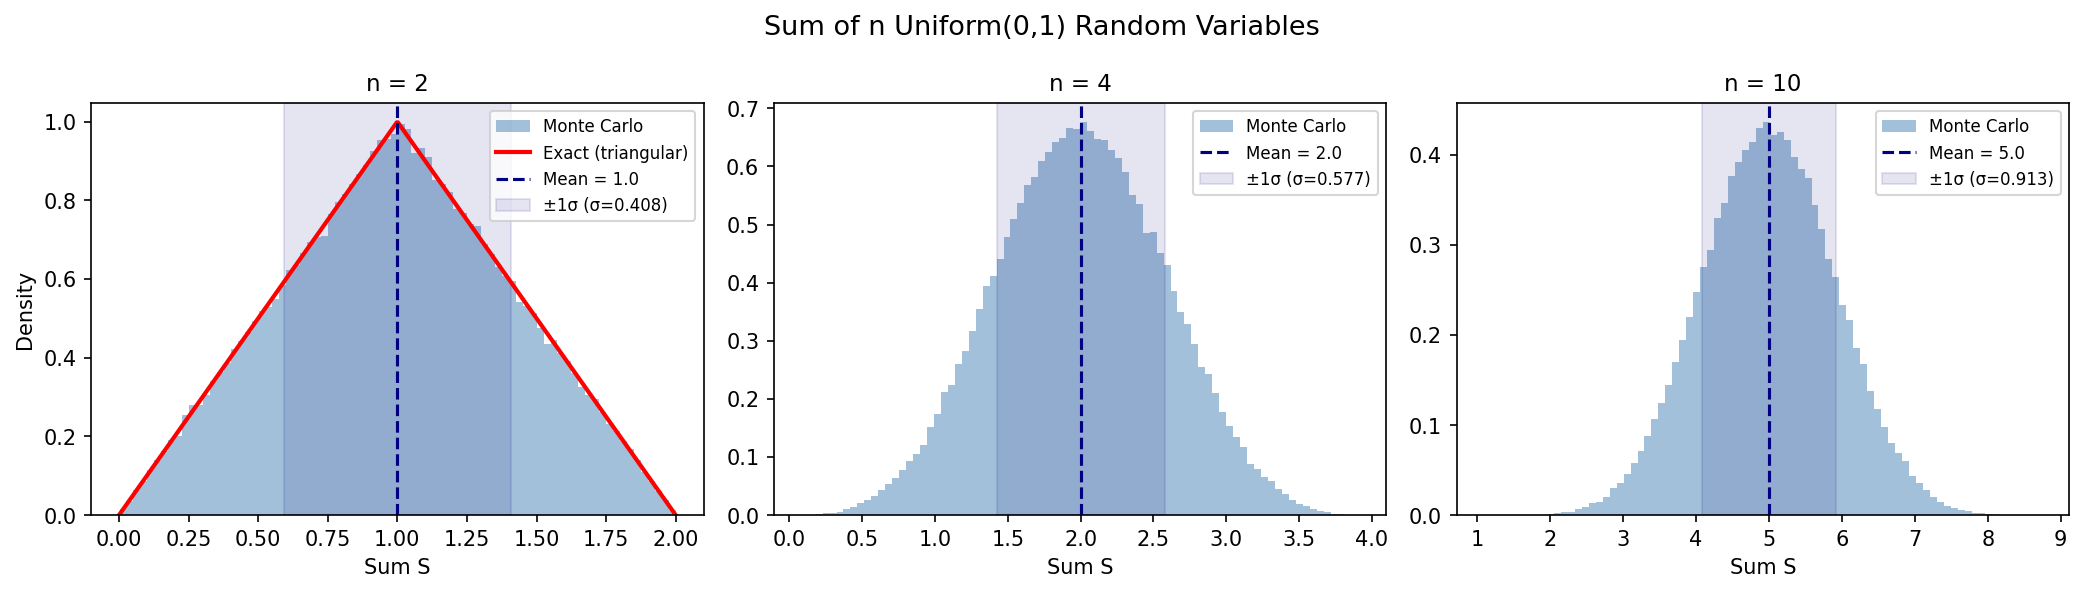

Reproduce this figure in Python.
"""
Lecture 01 — Sum of Uniform Random Variables (Irwin-Hall Distribution)
=======================================================================
Topic:
    When you add n independent Uniform(0,1) random variables together, the
    resulting distribution is called the Irwin-Hall distribution. This script:

    1. Derives and plots the *exact* analytical PDF for n=2 (a triangle).
    2. Uses Monte Carlo simulation to verify the result for n=2, 4, and 10.
    3. Illustrates the Central Limit Theorem (CLT): as n grows, the sum
       increasingly resembles a Normal distribution.

Finance relevance:
    - Random walks and asset-return models often aggregate many small,
      independent shocks. Understanding how sums of random variables behave
      is foundational to option pricing, risk modelling, and portfolio theory.
    - Monte Carlo simulation is one of the most widely used tools in
      quantitative finance (VaR, option pricing, stress testing).

Key concepts:
    - Convolution of PDFs
    - Irwin-Hall distribution
    - Central Limit Theorem (CLT)
    - Monte Carlo method
"""

import numpy as np
import matplotlib.pyplot as plt
from scipy.stats import uniform  # available if needed for further extensions


# ─────────────────────────────────────────────────────────────────────────────
# 1. Analytical triangular PDF for sum of two Uniform(0,1) variables
# ─────────────────────────────────────────────────────────────────────────────

def triangular_pdf(s: np.ndarray) -> np.ndarray:
    """
    Exact PDF of S = X1 + X2 where X1, X2 ~ Uniform(0, 1) i.i.d.

    Derivation (convolution):
        f_S(s) = integral_{-inf}^{inf} f_X(x) * f_X(s - x) dx

        Since each f_X is 1 on [0,1] and 0 elsewhere, the integrand is 1
        only when both x in [0,1] and (s-x) in [0,1], i.e. x in [max(0,s-1),
        min(1,s)]. Evaluating the length of that interval gives:

            f_S(s) = s         for 0 <= s <= 1   (rising ramp)
            f_S(s) = 2 - s     for 1 <  s <= 2   (falling ramp)
            f_S(s) = 0         otherwise

        The result is a symmetric triangle on [0, 2] with peak f_S(1) = 1.
        This is the Irwin-Hall PDF for n=2.

    Parameters
    ----------
    s : np.ndarray
        Array of evaluation points (typically linspace over [0, 2]).

    Returns
    -------
    np.ndarray
        PDF values at each point in s.
    """
    pdf = np.zeros_like(s, dtype=float)  # start with zeros (handles tails automatically)

    # Rising ramp: probability mass accumulates linearly as s increases from 0 to 1
    mask1 = (s >= 0) & (s <= 1)
    pdf[mask1] = s[mask1]

    # Falling ramp: probability mass decreases linearly as s goes from 1 to 2
    mask2 = (s > 1) & (s <= 2)
    pdf[mask2] = 2.0 - s[mask2]

    return pdf


# ─────────────────────────────────────────────────────────────────────────────
# 2. Monte Carlo verification
# ─────────────────────────────────────────────────────────────────────────────

def simulate_uniform_sum(n_vars: int, n_samples: int = 100_000,
                         seed: int = 42) -> np.ndarray:
    """
    Simulate the sum S = X_1 + X_2 + ... + X_n, each X_i ~ Uniform(0, 1).

    Monte Carlo idea:
        Instead of computing the PDF analytically (which is hard for large n),
        we draw many random samples and let the empirical histogram approximate
        the true density. With enough samples, the histogram converges to the
        PDF by the Law of Large Numbers.

    Irwin-Hall properties (exact, for any n):
        Mean:     E[S] = n / 2
        Variance: Var[S] = n / 12
        Std dev:  σ = sqrt(n / 12)

    CLT implication:
        As n → ∞, (S - n/2) / sqrt(n/12)  →  N(0, 1) in distribution.
        Even for n=10, the histogram looks nearly Gaussian.

    Parameters
    ----------
    n_vars : int
        Number of Uniform(0,1) variables to sum (the 'n' in Irwin-Hall).
    n_samples : int
        Number of Monte Carlo draws (more = smoother histogram).
    seed : int
        Random seed for reproducibility.

    Returns
    -------
    np.ndarray
        1-D array of length n_samples, each entry is one realisation of S.
    """
    rng = np.random.default_rng(seed)  # modern NumPy RNG (preferred over np.random.seed)

    # Draw an (n_samples × n_vars) matrix of independent Uniform(0,1) values,
    # then sum across columns to get one S value per row.
    samples = rng.uniform(0, 1, size=(n_samples, n_vars))
    return samples.sum(axis=1)  # shape: (n_samples,)


# ─────────────────────────────────────────────────────────────────────────────
# 3. Plot: analytical vs Monte Carlo for n = 2, 4, 10
# ─────────────────────────────────────────────────────────────────────────────

# Three side-by-side panels, one per value of n
fig, axes = plt.subplots(1, 3, figsize=(14, 4))
fig.suptitle("Sum of n Uniform(0,1) Random Variables", fontsize=13)

for ax, n in zip(axes, [2, 4, 10]):

    # ── Monte Carlo simulation ──────────────────────────────────────────────
    samples = simulate_uniform_sum(n_vars=n, n_samples=200_000)

    # density=True rescales the histogram so its area = 1, making it a valid
    # empirical PDF that can be compared directly with the analytical curve.
    ax.hist(samples, bins=80, density=True, alpha=0.5, color='steelblue',
            label='Monte Carlo')

    # ── Theoretical moments from the Irwin-Hall distribution ────────────────
    theo_mean = n / 2            # E[S] = n * E[X] = n * 0.5
    theo_std  = np.sqrt(n / 12)  # Var[S] = n * Var[X] = n * 1/12  →  σ = sqrt(n/12)

    # ── Exact analytical PDF overlay (only tractable to plot for n=2) ───────
    if n == 2:
        s_vals = np.linspace(0, 2, 500)  # dense grid over the support [0, 2]
        ax.plot(s_vals, triangular_pdf(s_vals), 'r-', lw=2,
                label='Exact (triangular)')
        # The red line should sit perfectly on top of the blue histogram,
        # confirming that the Monte Carlo correctly recovers the true PDF.

    # ── Annotate mean and ±1σ band ──────────────────────────────────────────
    # Dashed vertical line at the theoretical mean
    ax.axvline(theo_mean, color='navy', linestyle='--', lw=1.5,
               label=f'Mean = {theo_mean:.1f}')

    # Shaded band: one standard deviation either side of the mean.
    # In finance, the ±1σ band is analogous to a 68% confidence interval
    # or a rough 1-day VaR region under a Normal approximation.
    ax.axvspan(theo_mean - theo_std, theo_mean + theo_std,
               alpha=0.1, color='navy', label=f'±1σ (σ={theo_std:.3f})')

    # ── Labels ──────────────────────────────────────────────────────────────
    ax.set_title(f'n = {n}', fontsize=11)
    ax.set_xlabel('Sum S')
    ax.set_ylabel('Density' if n == 2 else '')  # only label the leftmost y-axis
    ax.legend(fontsize=8)

plt.tight_layout()

# Save to disk so the figure can be included in notes / the repo
plt.savefig('uniform_sum_distributions.png', dpi=150, bbox_inches='tight')
plt.show()
